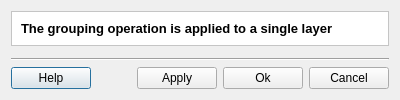
<?xml version="1.0" encoding="UTF-8"?>
<ui version="4.0">
 <class>GroupingDialogForm</class>
 <widget class="QDialog" name="GroupingDialogForm">
  <property name="geometry">
   <rect>
    <x>0</x>
    <y>0</y>
    <width>640</width>
    <height>480</height>
   </rect>
  </property>
  <property name="windowTitle">
   <string>Grouping</string>
  </property>
  <layout class="QGridLayout" name="gridLayout_5">
   <property name="sizeConstraint">
    <enum>QLayout::SetFixedSize</enum>
   </property>
   <item row="0" column="0">
    <layout class="QGridLayout" name="gridLayout_4">
     <item row="0" column="0">
      <widget class="QFrame" name="frame_2">
       <property name="styleSheet">
        <string notr="true">QWidget { background: white }</string>
       </property>
       <property name="frameShape">
        <enum>QFrame::StyledPanel</enum>
       </property>
       <property name="frameShadow">
        <enum>QFrame::Sunken</enum>
       </property>
       <layout class="QGridLayout" name="gridLayout_3">
        <item row="0" column="0">
         <widget class="QLabel" name="m_datasourceTypeTitleLabel">
          <property name="font">
           <font>
            <pointsize>10</pointsize>
            <weight>75</weight>
            <bold>true</bold>
           </font>
          </property>
          <property name="text">
           <string>The grouping operation is applied to a single layer</string>
          </property>
         </widget>
        </item>
       </layout>
      </widget>
     </item>
     <item row="1" column="0">
      <widget class="QWidget" name="m_widget" native="true">
       <property name="sizePolicy">
        <sizepolicy hsizetype="MinimumExpanding" vsizetype="MinimumExpanding">
         <horstretch>0</horstretch>
         <verstretch>0</verstretch>
        </sizepolicy>
       </property>
      </widget>
     </item>
     <item row="2" column="0">
      <layout class="QGridLayout" name="gridLayout_2">
       <item row="0" column="0">
        <widget class="Line" name="line">
         <property name="orientation">
          <enum>Qt::Horizontal</enum>
         </property>
        </widget>
       </item>
       <item row="1" column="0">
        <layout class="QGridLayout" name="gridLayout">
         <item row="0" column="1">
          <spacer name="horizontalSpacer">
           <property name="orientation">
            <enum>Qt::Horizontal</enum>
           </property>
           <property name="sizeHint" stdset="0">
            <size>
             <width>40</width>
             <height>20</height>
            </size>
           </property>
          </spacer>
         </item>
         <item row="0" column="0">
          <widget class="QPushButton" name="m_helpPushButton">
           <property name="text">
            <string>Help</string>
           </property>
          </widget>
         </item>
         <item row="0" column="3">
          <widget class="QPushButton" name="m_okPushButton">
           <property name="enabled">
            <bool>true</bool>
           </property>
           <property name="text">
            <string>Ok</string>
           </property>
          </widget>
         </item>
         <item row="0" column="4">
          <widget class="QPushButton" name="m_cancelPushButton">
           <property name="text">
            <string>Cancel</string>
           </property>
          </widget>
         </item>
         <item row="0" column="2">
          <widget class="QPushButton" name="m_applyPushButton">
           <property name="text">
            <string>Apply</string>
           </property>
          </widget>
         </item>
        </layout>
       </item>
      </layout>
     </item>
    </layout>
   </item>
  </layout>
 </widget>
 <resources/>
 <connections>
  <connection>
   <sender>m_cancelPushButton</sender>
   <signal>clicked()</signal>
   <receiver>GroupingDialogForm</receiver>
   <slot>reject()</slot>
   <hints>
    <hint type="sourcelabel">
     <x>625</x>
     <y>465</y>
    </hint>
    <hint type="destinationlabel">
     <x>360</x>
     <y>72</y>
    </hint>
   </hints>
  </connection>
 </connections>
</ui>
